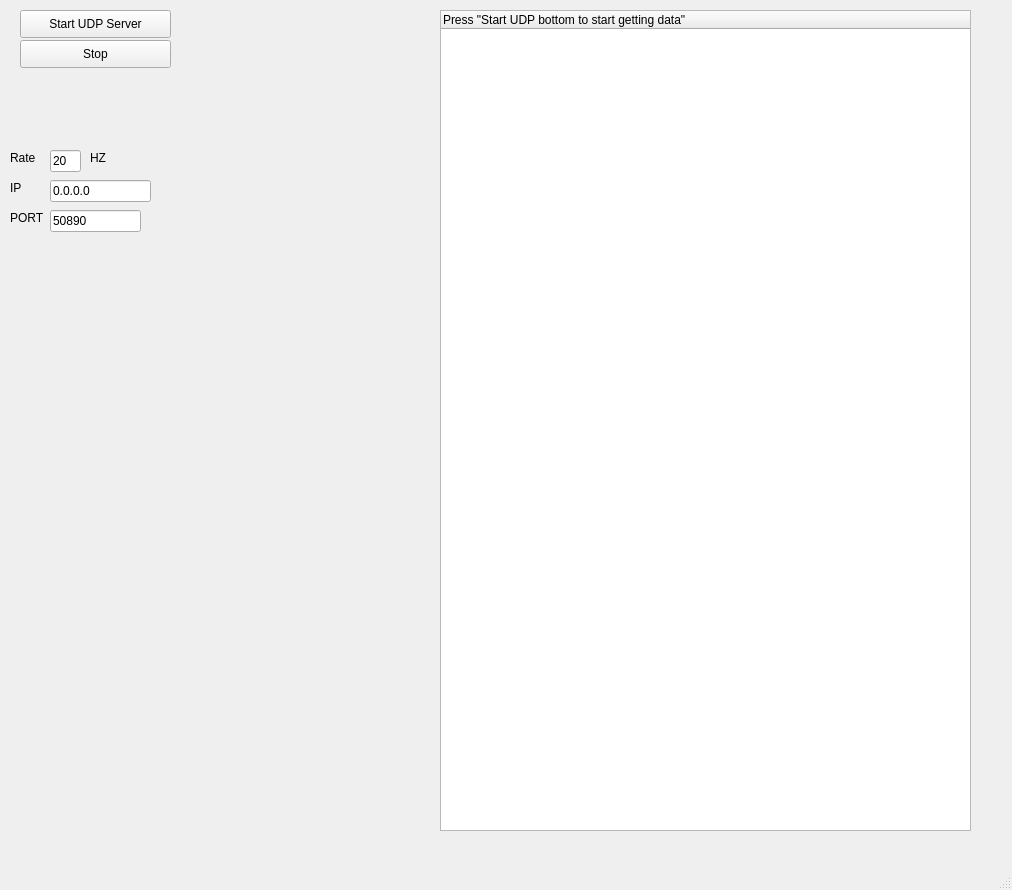
<?xml version="1.0" encoding="UTF-8"?>
<ui version="4.0">
 <class>MainWindow</class>
 <widget class="QMainWindow" name="MainWindow">
  <property name="geometry">
   <rect>
    <x>0</x>
    <y>0</y>
    <width>1012</width>
    <height>890</height>
   </rect>
  </property>
  <property name="font">
   <font>
    <pointsize>9</pointsize>
   </font>
  </property>
  <property name="windowTitle">
   <string>MainWindow</string>
  </property>
  <widget class="QWidget" name="centralwidget">
   <widget class="QPushButton" name="btn_start_udp_server">
    <property name="geometry">
     <rect>
      <x>20</x>
      <y>10</y>
      <width>151</width>
      <height>28</height>
     </rect>
    </property>
    <property name="text">
     <string>Start UDP Server</string>
    </property>
   </widget>
   <widget class="QTreeWidget" name="treeWidget">
    <property name="geometry">
     <rect>
      <x>440</x>
      <y>10</y>
      <width>531</width>
      <height>821</height>
     </rect>
    </property>
    <property name="lineWidth">
     <number>1</number>
    </property>
    <column>
     <property name="text">
      <string>Press &quot;Start UDP bottom to start getting data&quot;</string>
     </property>
    </column>
   </widget>
   <widget class="QPushButton" name="btn_stop_udp_server">
    <property name="geometry">
     <rect>
      <x>20</x>
      <y>40</y>
      <width>151</width>
      <height>28</height>
     </rect>
    </property>
    <property name="text">
     <string>Stop</string>
    </property>
   </widget>
   <widget class="QLabel" name="label">
    <property name="geometry">
     <rect>
      <x>90</x>
      <y>150</y>
      <width>55</width>
      <height>16</height>
     </rect>
    </property>
    <property name="text">
     <string>HZ</string>
    </property>
   </widget>
   <widget class="QLabel" name="label_2">
    <property name="geometry">
     <rect>
      <x>10</x>
      <y>150</y>
      <width>31</width>
      <height>16</height>
     </rect>
    </property>
    <property name="text">
     <string>Rate</string>
    </property>
   </widget>
   <widget class="QLineEdit" name="in_IP">
    <property name="geometry">
     <rect>
      <x>50</x>
      <y>180</y>
      <width>101</width>
      <height>22</height>
     </rect>
    </property>
    <property name="text">
     <string>0.0.0.0</string>
    </property>
   </widget>
   <widget class="QLabel" name="label_3">
    <property name="geometry">
     <rect>
      <x>10</x>
      <y>210</y>
      <width>55</width>
      <height>16</height>
     </rect>
    </property>
    <property name="text">
     <string>PORT</string>
    </property>
   </widget>
   <widget class="QLabel" name="label_4">
    <property name="geometry">
     <rect>
      <x>10</x>
      <y>180</y>
      <width>31</width>
      <height>16</height>
     </rect>
    </property>
    <property name="text">
     <string>IP</string>
    </property>
   </widget>
   <widget class="QLineEdit" name="in_Rate">
    <property name="geometry">
     <rect>
      <x>50</x>
      <y>150</y>
      <width>31</width>
      <height>22</height>
     </rect>
    </property>
    <property name="inputMethodHints">
     <set>Qt::ImhDigitsOnly</set>
    </property>
    <property name="text">
     <string>20</string>
    </property>
   </widget>
   <widget class="QLineEdit" name="in_Port">
    <property name="geometry">
     <rect>
      <x>50</x>
      <y>210</y>
      <width>91</width>
      <height>22</height>
     </rect>
    </property>
    <property name="inputMethodHints">
     <set>Qt::ImhDigitsOnly</set>
    </property>
    <property name="text">
     <string>50890</string>
    </property>
   </widget>
  </widget>
  <widget class="QMenuBar" name="menubar">
   <property name="geometry">
    <rect>
     <x>0</x>
     <y>0</y>
     <width>1012</width>
     <height>26</height>
    </rect>
   </property>
  </widget>
  <widget class="QStatusBar" name="statusbar"/>
 </widget>
 <resources/>
 <connections/>
</ui>
